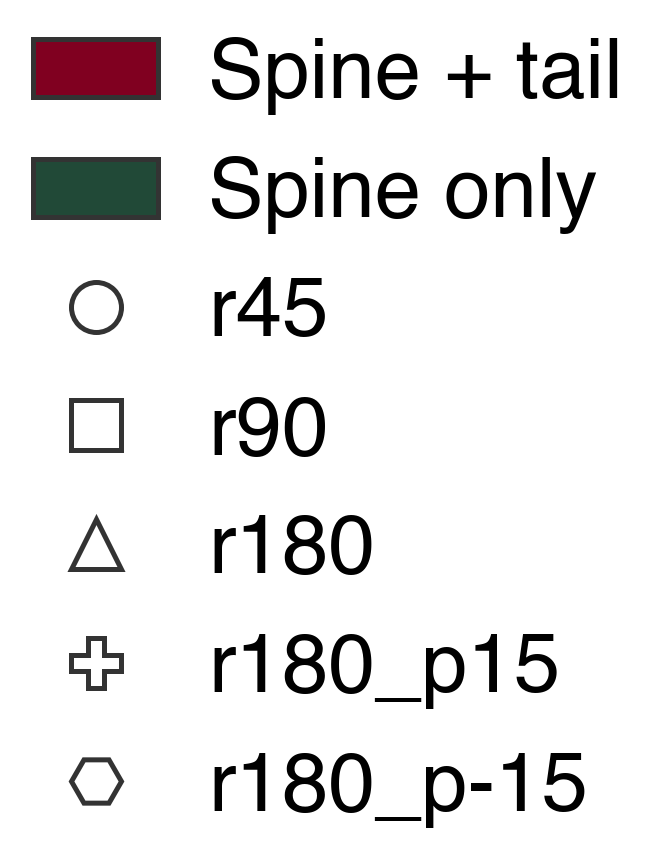

Here is the Python script that generated this plot:
"""
Standalone legend for poster — covers both box plots and scatter plots.
Section 1 : Morphology (color)
Section 2 : Trial type  (marker shape, scatter only)
"""
import matplotlib.pyplot as plt
import matplotlib.lines as mlines
import matplotlib.patches as mpatches

# =============================================================================
# Parameters — keep in sync with scatter_plot_poster.py / box_plot_poster.py
# =============================================================================

MORPHOLOGY_COLORS = {
    'spine+tail': '#800020',   # maroon
    'spine-only': '#214937',   # dark green
}

MORPHOLOGY_LABELS = {
    'spine+tail': 'Spine + tail',
    'spine-only': 'Spine only',
}

SHAPE_MARKERS = {
    'r45':       ('o', 'r45'),
    'r90':       ('s', 'r90'),
    'r180':      ('^', 'r180'),
    'r180_p15':  ('P', 'r180_p15'),
    'r180_p-15': ('H', 'r180_p-15'),
}

FONT_FAMILY    = 'Helvetica'
FONT_SIZE      = 20
MARKER_SIZE    = 12
EDGE_COLOR     = '#333333'
EDGE_WIDTH     = 1.2

DPI            = 300
OUT_PATH       = './data_analysis/prelim/legend_poster.png'

# =============================================================================

plt.rcParams['font.family'] = FONT_FAMILY

morphology_handles = [
    mpatches.Patch(facecolor=color, edgecolor=EDGE_COLOR,
                   linewidth=EDGE_WIDTH, label=MORPHOLOGY_LABELS[name])
    for name, color in MORPHOLOGY_COLORS.items()
]

shape_handles = [
    mlines.Line2D([], [], color=EDGE_COLOR, marker=marker, linestyle='None',
                  markersize=MARKER_SIZE, markerfacecolor='none',
                  markeredgewidth=EDGE_WIDTH, label=label)
    for marker, label in SHAPE_MARKERS.values()
]

all_handles = morphology_handles + shape_handles

fig, ax = plt.subplots(figsize=(1, 1))
ax.set_axis_off()

legend = ax.legend(
    handles=all_handles,
    loc='center',
    frameon=False,
    fontsize=FONT_SIZE,
    handlelength=1.5,
    handletextpad=0.6,
    labelspacing=0.5,
)

fig.canvas.draw()
bbox = legend.get_window_extent().transformed(fig.dpi_scale_trans.inverted())
fig.savefig(OUT_PATH, dpi=DPI, bbox_inches=bbox)
print(f"Saved: {OUT_PATH}")
